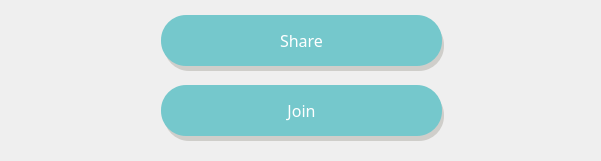
   <widget class="QWidget" name="share_join_widget" native="true">
    <property name="geometry">
     <rect>
      <x>0</x>
      <y>180</y>
      <width>601</width>
      <height>161</height>
     </rect>
    </property>
    <widget class="QLabel" name="join_shadow">
     <property name="geometry">
      <rect>
       <x>164</x>
       <y>90</y>
       <width>280</width>
       <height>51</height>
      </rect>
     </property>
     <property name="styleSheet">
      <string notr="true">background-color: rgb(207, 206, 202);
border-radius: 25px;</string>
     </property>
     <property name="text">
      <string/>
     </property>
    </widget>
    <widget class="QLabel" name="join">
     <property name="geometry">
      <rect>
       <x>161</x>
       <y>85</y>
       <width>281</width>
       <height>51</height>
      </rect>
     </property>
     <property name="palette">
      <palette>
       <active>
        <colorrole role="WindowText">
         <brush brushstyle="SolidPattern">
          <color alpha="255">
           <red>255</red>
           <green>255</green>
           <blue>255</blue>
          </color>
         </brush>
        </colorrole>
        <colorrole role="Button">
         <brush brushstyle="SolidPattern">
          <color alpha="255">
           <red>117</red>
           <green>200</green>
           <blue>204</blue>
          </color>
         </brush>
        </colorrole>
        <colorrole role="Base">
         <brush brushstyle="SolidPattern">
          <color alpha="255">
           <red>117</red>
           <green>200</green>
           <blue>204</blue>
          </color>
         </brush>
        </colorrole>
        <colorrole role="Window">
         <brush brushstyle="SolidPattern">
          <color alpha="255">
           <red>117</red>
           <green>200</green>
           <blue>204</blue>
          </color>
         </brush>
        </colorrole>
       </active>
       <inactive>
        <colorrole role="WindowText">
         <brush brushstyle="SolidPattern">
          <color alpha="255">
           <red>255</red>
           <green>255</green>
           <blue>255</blue>
          </color>
         </brush>
        </colorrole>
        <colorrole role="Button">
         <brush brushstyle="SolidPattern">
          <color alpha="255">
           <red>117</red>
           <green>200</green>
           <blue>204</blue>
          </color>
         </brush>
        </colorrole>
        <colorrole role="Base">
         <brush brushstyle="SolidPattern">
          <color alpha="255">
           <red>117</red>
           <green>200</green>
           <blue>204</blue>
          </color>
         </brush>
        </colorrole>
        <colorrole role="Window">
         <brush brushstyle="SolidPattern">
          <color alpha="255">
           <red>117</red>
           <green>200</green>
           <blue>204</blue>
          </color>
         </brush>
        </colorrole>
       </inactive>
       <disabled>
        <colorrole role="WindowText">
         <brush brushstyle="SolidPattern">
          <color alpha="255">
           <red>120</red>
           <green>120</green>
           <blue>120</blue>
          </color>
         </brush>
        </colorrole>
        <colorrole role="Button">
         <brush brushstyle="SolidPattern">
          <color alpha="255">
           <red>117</red>
           <green>200</green>
           <blue>204</blue>
          </color>
         </brush>
        </colorrole>
        <colorrole role="Base">
         <brush brushstyle="SolidPattern">
          <color alpha="255">
           <red>117</red>
           <green>200</green>
           <blue>204</blue>
          </color>
         </brush>
        </colorrole>
        <colorrole role="Window">
         <brush brushstyle="SolidPattern">
          <color alpha="255">
           <red>117</red>
           <green>200</green>
           <blue>204</blue>
          </color>
         </brush>
        </colorrole>
       </disabled>
      </palette>
     </property>
     <property name="font">
      <font>
       <family>Arial Rounded MT Bold</family>
       <pointsize>12</pointsize>
       <weight>50</weight>
       <bold>false</bold>
      </font>
     </property>
     <property name="styleSheet">
      <string notr="true">background-color: #75c8cc;
border-radius: 25px;</string>
     </property>
     <property name="text">
      <string>Join</string>
     </property>
     <property name="alignment">
      <set>Qt::AlignCenter</set>
     </property>
    </widget>
    <widget class="QLabel" name="share">
     <property name="geometry">
      <rect>
       <x>161</x>
       <y>15</y>
       <width>281</width>
       <height>51</height>
      </rect>
     </property>
     <property name="palette">
      <palette>
       <active>
        <colorrole role="WindowText">
         <brush brushstyle="SolidPattern">
          <color alpha="255">
           <red>255</red>
           <green>255</green>
           <blue>255</blue>
          </color>
         </brush>
        </colorrole>
        <colorrole role="Button">
         <brush brushstyle="SolidPattern">
          <color alpha="255">
           <red>117</red>
           <green>200</green>
           <blue>204</blue>
          </color>
         </brush>
        </colorrole>
        <colorrole role="Base">
         <brush brushstyle="SolidPattern">
          <color alpha="255">
           <red>117</red>
           <green>200</green>
           <blue>204</blue>
          </color>
         </brush>
        </colorrole>
        <colorrole role="Window">
         <brush brushstyle="SolidPattern">
          <color alpha="255">
           <red>117</red>
           <green>200</green>
           <blue>204</blue>
          </color>
         </brush>
        </colorrole>
       </active>
       <inactive>
        <colorrole role="WindowText">
         <brush brushstyle="SolidPattern">
          <color alpha="255">
           <red>255</red>
           <green>255</green>
           <blue>255</blue>
          </color>
         </brush>
        </colorrole>
        <colorrole role="Button">
         <brush brushstyle="SolidPattern">
          <color alpha="255">
           <red>117</red>
           <green>200</green>
           <blue>204</blue>
          </color>
         </brush>
        </colorrole>
        <colorrole role="Base">
         <brush brushstyle="SolidPattern">
          <color alpha="255">
           <red>117</red>
           <green>200</green>
           <blue>204</blue>
          </color>
         </brush>
        </colorrole>
        <colorrole role="Window">
         <brush brushstyle="SolidPattern">
          <color alpha="255">
           <red>117</red>
           <green>200</green>
           <blue>204</blue>
          </color>
         </brush>
        </colorrole>
       </inactive>
       <disabled>
        <colorrole role="WindowText">
         <brush brushstyle="SolidPattern">
          <color alpha="255">
           <red>120</red>
           <green>120</green>
           <blue>120</blue>
          </color>
         </brush>
        </colorrole>
        <colorrole role="Button">
         <brush brushstyle="SolidPattern">
          <color alpha="255">
           <red>117</red>
           <green>200</green>
           <blue>204</blue>
          </color>
         </brush>
        </colorrole>
        <colorrole role="Base">
         <brush brushstyle="SolidPattern">
          <color alpha="255">
           <red>117</red>
           <green>200</green>
           <blue>204</blue>
          </color>
         </brush>
        </colorrole>
        <colorrole role="Window">
         <brush brushstyle="SolidPattern">
          <color alpha="255">
           <red>117</red>
           <green>200</green>
           <blue>204</blue>
          </color>
         </brush>
        </colorrole>
       </disabled>
      </palette>
     </property>
     <property name="font">
      <font>
       <family>Arial Rounded MT Bold</family>
       <pointsize>12</pointsize>
       <weight>50</weight>
       <bold>false</bold>
      </font>
     </property>
     <property name="styleSheet">
      <string notr="true">background-color: #75c8cc;
border-radius: 25px;</string>
     </property>
     <property name="text">
      <string>Share</string>
     </property>
     <property name="alignment">
      <set>Qt::AlignCenter</set>
     </property>
    </widget>
    <widget class="QLabel" name="share_shadow">
     <property name="geometry">
      <rect>
       <x>164</x>
       <y>20</y>
       <width>280</width>
       <height>51</height>
      </rect>
     </property>
     <property name="styleSheet">
      <string notr="true">background-color: rgb(207, 206, 202);
border-radius: 25px;</string>
     </property>
     <property name="text">
      <string/>
     </property>
    </widget>
    <zorder>join_shadow</zorder>
    <zorder>join</zorder>
    <zorder>share_shadow</zorder>
    <zorder>share</zorder>
   </widget>
